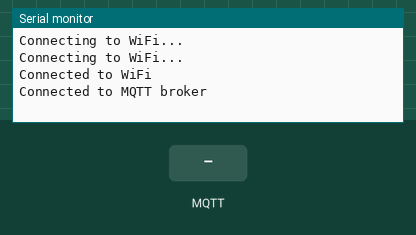
Recording of a sketch running on a simulated ESP8266 (NodeMCU). Parts: the last lines printed to the serial monitor. The inputs (shaded band) are chosen by the test bench. WiFi joins after 1.5 s; servers stay silent unless stated; no MQTT or app messages arrive unless stated.

Above: at 3.2 s.
3.3 s: MQTT message "1" arrives on the first subscribed topic
At 3.8 s:
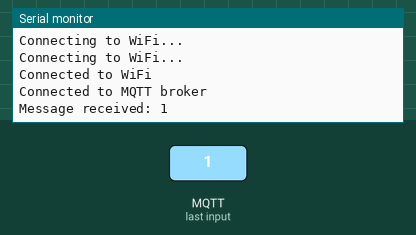
4.8 s: MQTT message "on" arrives on the first subscribed topic
At 6.0 s:
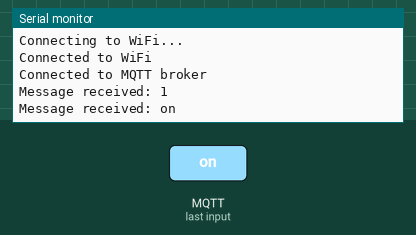
6.3 s: MQTT message "off" arrives on the first subscribed topic
At 7.3 s:
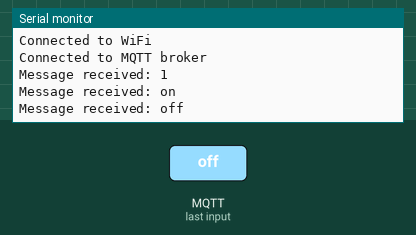

The sketch:

mqtt-03.ino
```cpp
#include <ESP8266WiFi.h>
#include <PubSubClient.h>

// Replace with your network credentials
const char* ssid = "dlink-M921-0cd4";
const char* password = "*Talk_le55#";

// Replace with your MQTT broker IP address
const char* mqtt_server = "82.165.97.169";

// Initialize the WiFi and MQTT client objects
WiFiClient espClient;
PubSubClient client(espClient);

// MQTT topic to subscribe to
  const char* topic = "esp8266/temperature";

// MQTT callback function that is called when a message is received
void callback(char* topic, byte* payload, unsigned int length){
  Serial.print("Message received: ");
  Serial.println((char*)payload);
}

void setup() {
  // Start serial communication
  Serial.begin(115200);

  // Connect to Wi-Fi network
  WiFi.begin(ssid, password);
  while (WiFi.status() != WL_CONNECTED) {
    delay(1000);
    Serial.println("Connecting to WiFi...");
  }
  Serial.println("Connected to WiFi");

  // Set up the MQTT client
  client.setServer(mqtt_server, 1883);
  client.setCallback(callback);

  // Connect to MQTT broker
  while (!client.connected()) {
    if (client.connect("ESP8266Client")) {
      Serial.println("Connected to MQTT broker");
    } else {
      Serial.print("Failed to connect to MQTT broker, rc=");
      Serial.print(client.state());
      Serial.println(" retrying in 5 seconds");
      delay(5000);
    }
  }

  // Subscribe to the MQTT topic
  client.subscribe(topic);
}

void loop() {
  // Check if client is connected to MQTT broker
  if (!client.connected()) {
    //Serial.println("Connection lost, reconnecting...");
    if (client.connect("ESP8266Client")) {
      //Serial.println("Reconnected to MQTT broker");

      //Serial.println(topic);
      // Resubscribe to the MQTT topic

      client.subscribe(topic);
    }
  }

  // Process incoming MQTT messages
  client.loop();
}
```

Measured:
- after the input at 3.3 s, the serial monitor: prints a new line at once (image 1)
- after the input at 4.8 s, the serial monitor: prints a new line at once (image 2)
- after the input at 6.3 s, the serial monitor: prints a new line at once (image 3)
